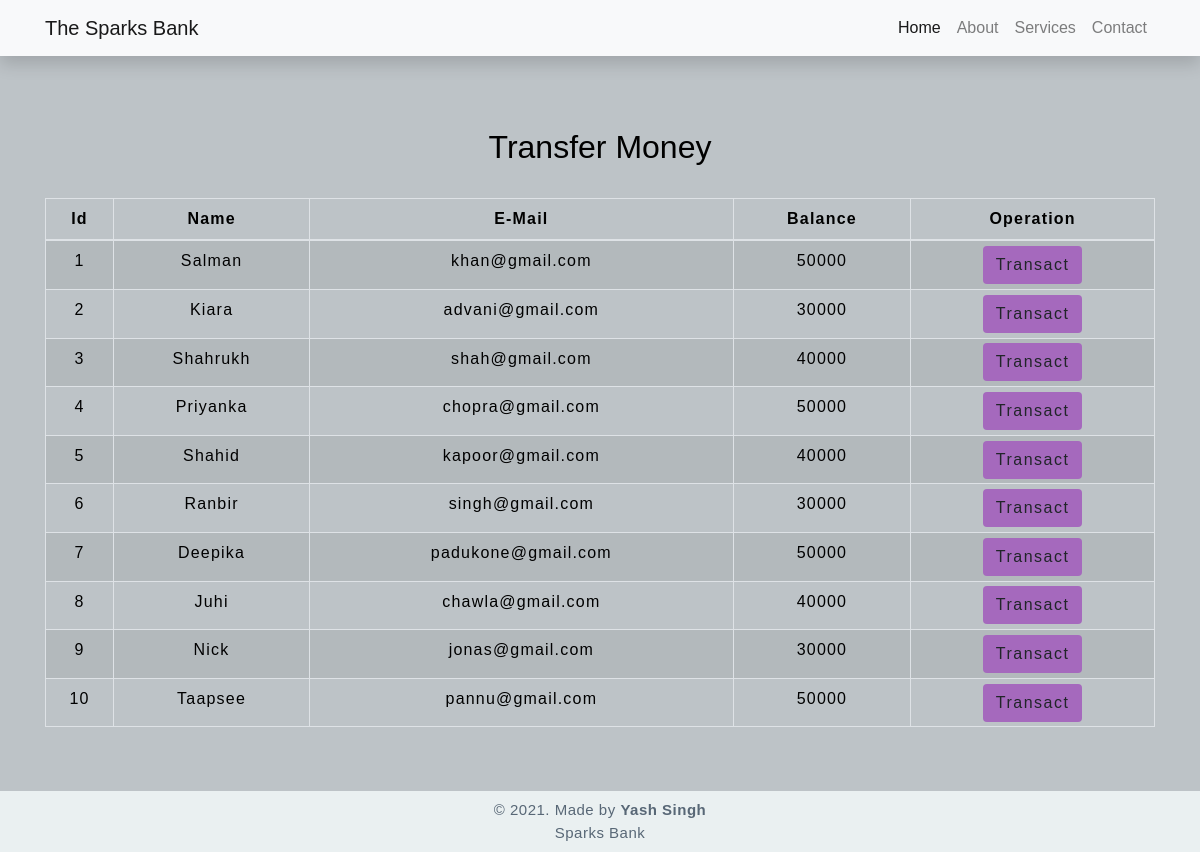
Before: /transfermoney.php with the older database file.
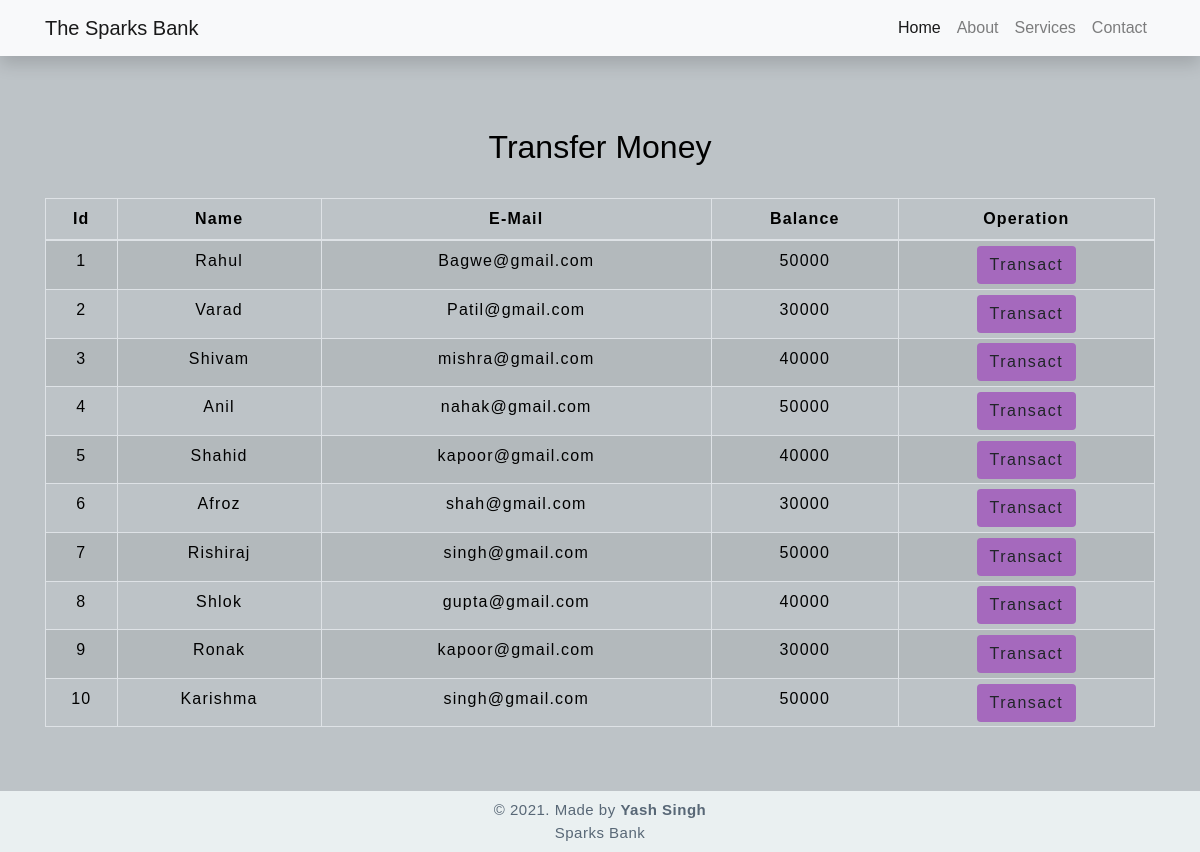
After: the same page with the newer database file.
### tables this page shows
CREATE TABLE `users` (
  `id` int(3) NOT NULL,
  `name` text NOT NULL,
  `email` varchar(30) NOT NULL,
  `balance` int(8) NOT NULL
);

### transfermoney.php (the view, shortened to what this page needs)
<!DOCTYPE html>
<html lang="en">
<head>
    <link rel="stylesheet" href="https://maxcdn.bootstrapcdn.com/bootstrap/4.0.0/css/bootstrap.min.css">
    <link rel="stylesheet" type="text/css" href="css/table.css">
    <link rel="stylesheet" type="text/css" href="css/navbar.css">
</head>
<body style="background-color : #BDC3C7;">
<?php
    include 'config.php';
    $sql = "SELECT * FROM users";
    $result = mysqli_query($conn,$sql);
?>
<?php
  include 'navbar.php';
?>
<div class="container">
        <h2 class="text-center pt-4" style="color : black;">Transfer Money</h2>
        <br>
            <div class="row">
                <div class="col">
                    <div class="table-responsive-sm">
                    <table class="table table-hover table-sm table-striped table-condensed table-bordered" style="border-color:black;">
                        <thead style="color : black;">
                            <tr>
                            <th scope="col" class="text-center py-2">Id</th>
                            <th scope="col" class="text-center py-2">Name</th>
                            <th scope="col" class="text-center py-2">E-Mail</th>
                            <th scope="col" class="text-center py-2">Balance</th>
                            <th scope="col" class="text-center py-2">Operation</th>
                            </tr>
                        </thead>
                        <tbody>
                <?php
                    while($rows=mysqli_fetch_assoc($result)){
                ?>
                    <tr style="color : black;">
                        <td class="py-2"><?php echo $rows['id'] ?></td>
                        <td class="py-2"><?php echo $rows['name']?></td>
                        <td class="py-2"><?php echo $rows['email']?></td>
                        <td class="py-2"><?php echo $rows['balance']?></td>
                        <td><a href="selecteduserdetail.php?id= <?php echo $rows['id'] ;?>"> <button type="button" class="btn" style="background-color : #A569BD;">Transact</button></a></td>
                    </tr>
                <?php
                    }
                ?>
                        </tbody>
                    </table>
                    </div>
                </div>
            </div>
         </div>
         <footer class="text-center mt-5 py-2">
            <p>&copy 2021. Made by <b> Yash Singh </b> <br> Sparks Bank </p>
        </footer>
</body>
</html>

### navbar.php (shortened to what this page needs)
<html>
    <head>
        <link rel="stylesheet" type="text/css" href="css/style.css">
<link rel="stylesheet" href="https://maxcdn.bootstrapcdn.com/bootstrap/4.5.2/css/bootstrap.min.css">
        <body>
            <header class="header">
            <div class="bg">
<nav class="navbar navbar-expand-lg navbar-light bg-light static-top mb-5 shadow">
  <div class="container">
    <a class="navbar-brand" href="#">The Sparks Bank</a>
    <div class="collapse navbar-collapse" id="navbarResponsive">
      <ul class="navbar-nav ml-auto">
        <li class="nav-item active">
          <a class="nav-link" href="#">Home
              </a>
        </li>
        <li class="nav-item">
          <a class="nav-link" href="#">About</a>
        </li>
        <li class="nav-item">
          <a class="nav-link" href="#">Services</a>
        </li>
        <li class="nav-item">
          <a class="nav-link" href="#">Contact</a>
        </li>
      </ul>
    </div>
  </div>
</nav>

### css/table.css (style rules this page uses)
* { padding: 0; margin: 0; box-sizing: border-box; font-family: sans-serif; }
h2 { font-size: 40px; }
table { letter-spacing: 1.2px; }
td { text-align: center; }
button { border:none; background: #d9d9d9; transition: 1s; }

### css/navbar.css (style rules this page uses)
* { margin:0; padding:0; }
body { background: url('https://source.unsplash.com/twukN12EN7c/1920x1080') no-repeat center center fixed; -webkit-background-size: cover; -moz-background-size: cover; background-size: cover; -o-background-size: cover; }

### css/style.css (style rules this page uses)
* { padding: 0; margin: 0; box-sizing: border-box; font-family: sans-serif; }
button { border:none; border-radius: 8px; padding: 10px; background:#7B8788; color:white; letter-spacing: 1.5px; font-size: 15px; transition: 0.5s; }
footer { color:#586776; background-color:#EAF0F1; letter-spacing: 0.5px; }
footer p { margin: 0; font-size: 15px; }

### transfermoney.php (style rules this page uses)
button { transition: 1.5s; }

Changed rows visible on the page:
changed users id 1: name "Salman" → "Rahul"; email "khan@gmail.com" → "Bagwe@gmail.com"
changed users id 2: name "Kiara" → "Varad"; email "advani@gmail.com" → "Patil@gmail.com"
changed users id 3: name "Shahrukh" → "Shivam"; email "shah@gmail.com" → "mishra@gmail.com"
changed users id 4: name "Priyanka" → "Anil"; email "chopra@gmail.com" → "nahak@gmail.com"
changed users id 6: name "Ranbir" → "Afroz"; email "singh@gmail.com" → "shah@gmail.com"
changed users id 7: name "Deepika" → "Rishiraj"; email "padukone@gmail.com" → "singh@gmail.com"
changed users id 8: name "Juhi" → "Shlok"; email "chawla@gmail.com" → "gupta@gmail.com"
changed users id 9: name "Nick" → "Ronak"; email "jonas@gmail.com" → "kapoor@gmail.com"
changed users id 10: name "Taapsee" → "Karishma"; email "pannu@gmail.com" → "singh@gmail.com"
